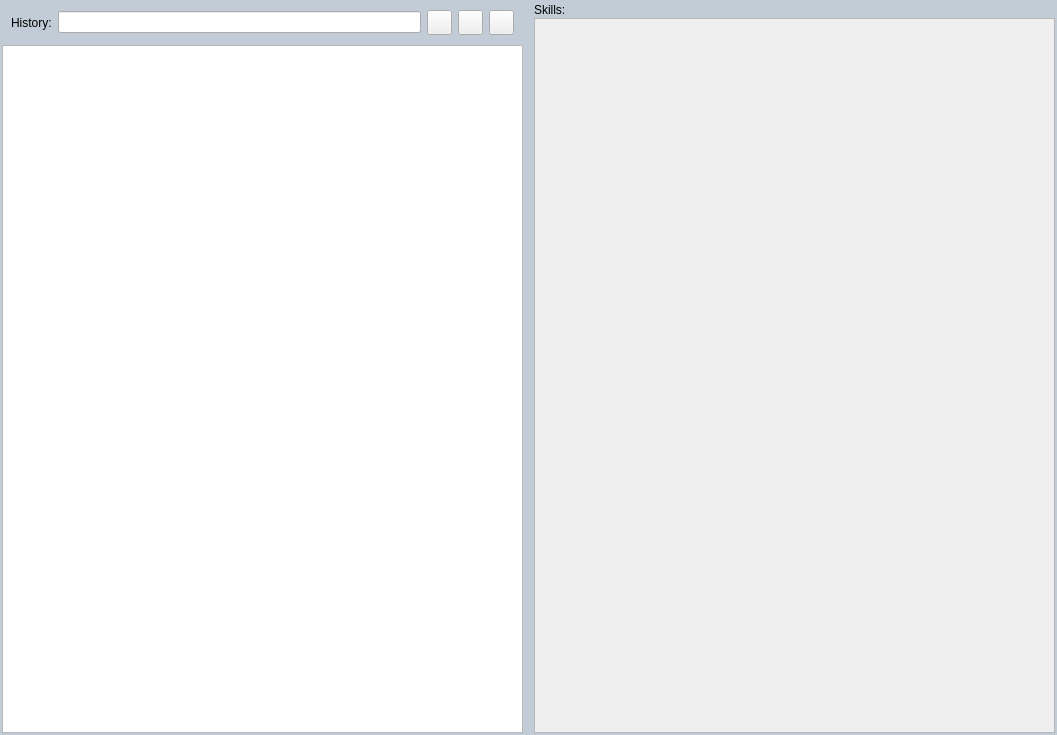
<?xml version="1.0" encoding="UTF-8"?>
<ui version="4.0">
 <class>HomePageWidget</class>
 <widget class="QWidget" name="HomePageWidget">
  <property name="geometry">
   <rect>
    <x>0</x>
    <y>0</y>
    <width>1057</width>
    <height>735</height>
   </rect>
  </property>
  <property name="minimumSize">
   <size>
    <width>0</width>
    <height>0</height>
   </size>
  </property>
  <property name="windowTitle">
   <string>Form</string>
  </property>
  <property name="styleSheet">
   <string notr="true">QWidget#HomePageWidget{background-color:#C1CCD6;}</string>
  </property>
  <layout class="QHBoxLayout" name="horizontalLayout_2">
   <property name="spacing">
    <number>9</number>
   </property>
   <property name="leftMargin">
    <number>1</number>
   </property>
   <property name="topMargin">
    <number>1</number>
   </property>
   <property name="rightMargin">
    <number>1</number>
   </property>
   <property name="bottomMargin">
    <number>1</number>
   </property>
   <item>
    <widget class="QWidget" name="wgtHistory" native="true">
     <property name="minimumSize">
      <size>
       <width>0</width>
       <height>25</height>
      </size>
     </property>
     <layout class="QVBoxLayout" name="verticalLayout">
      <property name="spacing">
       <number>1</number>
      </property>
      <property name="leftMargin">
       <number>1</number>
      </property>
      <property name="topMargin">
       <number>0</number>
      </property>
      <property name="rightMargin">
       <number>1</number>
      </property>
      <property name="bottomMargin">
       <number>1</number>
      </property>
      <item>
       <widget class="QWidget" name="wgtHistoryTop" native="true">
        <property name="minimumSize">
         <size>
          <width>0</width>
          <height>15</height>
         </size>
        </property>
        <layout class="QHBoxLayout" name="horizontalLayout">
         <item>
          <widget class="QLabel" name="lblHistoryTitle">
           <property name="text">
            <string>History:</string>
           </property>
          </widget>
         </item>
         <item>
          <widget class="QLineEdit" name="editFilter"/>
         </item>
         <item>
          <widget class="QPushButton" name="btnAdd">
           <property name="minimumSize">
            <size>
             <width>25</width>
             <height>25</height>
            </size>
           </property>
           <property name="maximumSize">
            <size>
             <width>25</width>
             <height>25</height>
            </size>
           </property>
           <property name="text">
            <string/>
           </property>
           <property name="icon">
            <iconset resource="../../res.qrc">
             <normaloff>:/icons/add</normaloff>:/icons/add</iconset>
           </property>
           <property name="iconSize">
            <size>
             <width>20</width>
             <height>20</height>
            </size>
           </property>
          </widget>
         </item>
         <item>
          <widget class="QPushButton" name="btnDel">
           <property name="minimumSize">
            <size>
             <width>25</width>
             <height>25</height>
            </size>
           </property>
           <property name="maximumSize">
            <size>
             <width>25</width>
             <height>25</height>
            </size>
           </property>
           <property name="text">
            <string/>
           </property>
           <property name="icon">
            <iconset>
             <normalon>:/icons/del</normalon>
            </iconset>
           </property>
           <property name="iconSize">
            <size>
             <width>20</width>
             <height>20</height>
            </size>
           </property>
          </widget>
         </item>
         <item>
          <widget class="QPushButton" name="btnSetting">
           <property name="minimumSize">
            <size>
             <width>25</width>
             <height>25</height>
            </size>
           </property>
           <property name="maximumSize">
            <size>
             <width>25</width>
             <height>25</height>
            </size>
           </property>
           <property name="text">
            <string/>
           </property>
           <property name="icon">
            <iconset>
             <normalon>:/icons/settings</normalon>
            </iconset>
           </property>
           <property name="iconSize">
            <size>
             <width>20</width>
             <height>20</height>
            </size>
           </property>
          </widget>
         </item>
        </layout>
       </widget>
      </item>
      <item>
       <widget class="QTableView" name="tbviewHistory">
        <property name="minimumSize">
         <size>
          <width>10</width>
          <height>10</height>
         </size>
        </property>
        <property name="autoFillBackground">
         <bool>true</bool>
        </property>
        <property name="verticalScrollBarPolicy">
         <enum>Qt::ScrollBarPolicy::ScrollBarAlwaysOff</enum>
        </property>
        <property name="horizontalScrollBarPolicy">
         <enum>Qt::ScrollBarPolicy::ScrollBarAlwaysOff</enum>
        </property>
        <property name="sizeAdjustPolicy">
         <enum>QAbstractScrollArea::SizeAdjustPolicy::AdjustToContents</enum>
        </property>
        <property name="autoScroll">
         <bool>true</bool>
        </property>
        <property name="autoScrollMargin">
         <number>0</number>
        </property>
       </widget>
      </item>
     </layout>
    </widget>
   </item>
   <item>
    <widget class="QWidget" name="wgtSkills" native="true">
     <layout class="QVBoxLayout" name="verticalLayout_2">
      <property name="spacing">
       <number>1</number>
      </property>
      <property name="leftMargin">
       <number>1</number>
      </property>
      <property name="topMargin">
       <number>1</number>
      </property>
      <property name="rightMargin">
       <number>1</number>
      </property>
      <property name="bottomMargin">
       <number>1</number>
      </property>
      <item>
       <widget class="QLabel" name="lblSkillsTitle">
        <property name="minimumSize">
         <size>
          <width>0</width>
          <height>15</height>
         </size>
        </property>
        <property name="text">
         <string>Skills:</string>
        </property>
       </widget>
      </item>
      <item>
       <widget class="QScrollArea" name="scrollArea">
        <property name="lineWidth">
         <number>1</number>
        </property>
        <property name="verticalScrollBarPolicy">
         <enum>Qt::ScrollBarPolicy::ScrollBarAsNeeded</enum>
        </property>
        <property name="horizontalScrollBarPolicy">
         <enum>Qt::ScrollBarPolicy::ScrollBarAlwaysOff</enum>
        </property>
        <property name="widgetResizable">
         <bool>true</bool>
        </property>
        <property name="alignment">
         <set>Qt::AlignmentFlag::AlignCenter</set>
        </property>
        <widget class="QWidget" name="scrollAreaSkills">
         <property name="geometry">
          <rect>
           <x>0</x>
           <y>0</y>
           <width>519</width>
           <height>703</height>
          </rect>
         </property>
         <layout class="QGridLayout" name="grid_ProScroll"/>
        </widget>
       </widget>
      </item>
     </layout>
    </widget>
   </item>
  </layout>
 </widget>
 <resources>
  <include location="../../res.qrc"/>
 </resources>
 <connections/>
</ui>
